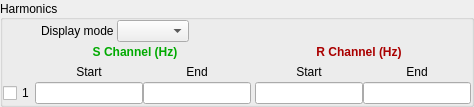
               <widget class="QGroupBox" name="groupBox_settings_harmonics">
                <property name="enabled">
                 <bool>true</bool>
                </property>
                <property name="sizePolicy">
                 <sizepolicy hsizetype="Preferred" vsizetype="Preferred">
                  <horstretch>0</horstretch>
                  <verstretch>0</verstretch>
                 </sizepolicy>
                </property>
                <property name="font">
                 <font>
                  <weight>50</weight>
                  <bold>false</bold>
                 </font>
                </property>
                <property name="title">
                 <string>Harmonics</string>
                </property>
                <property name="alignment">
                 <set>Qt::AlignLeading|Qt::AlignLeft|Qt::AlignVCenter</set>
                </property>
                <property name="flat">
                 <bool>true</bool>
                </property>
                <property name="checkable">
                 <bool>false</bool>
                </property>
                <layout class="QGridLayout" name="gridLayout_5">
                 <property name="leftMargin">
                  <number>0</number>
                 </property>
                 <property name="topMargin">
                  <number>0</number>
                 </property>
                 <property name="rightMargin">
                  <number>0</number>
                 </property>
                 <property name="bottomMargin">
                  <number>0</number>
                 </property>
                 <property name="spacing">
                  <number>0</number>
                 </property>
                 <item row="0" column="0">
                  <layout class="QHBoxLayout" name="horizontalLayout_23">
                   <item>
                    <spacer name="horizontalSpacer_22">
                     <property name="orientation">
                      <enum>Qt::Horizontal</enum>
                     </property>
                     <property name="sizeType">
                      <enum>QSizePolicy::Preferred</enum>
                     </property>
                     <property name="sizeHint" stdset="0">
                      <size>
                       <width>38</width>
                       <height>20</height>
                      </size>
                     </property>
                    </spacer>
                   </item>
                   <item>
                    <widget class="QLabel" name="label_9">
                     <property name="text">
                      <string>Display mode </string>
                     </property>
                     <property name="buddy">
                      <cstring>comboBox_settings_control_dispmode</cstring>
                     </property>
                    </widget>
                   </item>
                   <item>
                    <widget class="QComboBox" name="comboBox_settings_control_dispmode"/>
                   </item>
                   <item>
                    <spacer name="horizontalSpacer_23">
                     <property name="orientation">
                      <enum>Qt::Horizontal</enum>
                     </property>
                     <property name="sizeHint" stdset="0">
                      <size>
                       <width>0</width>
                       <height>20</height>
                      </size>
                     </property>
                    </spacer>
                   </item>
                  </layout>
                 </item>
                 <item row="1" column="0">
                  <layout class="QHBoxLayout" name="horizontalLayout_settings_control_sampref">
                   <property name="spacing">
                    <number>0</number>
                   </property>
                   <item>
                    <spacer name="horizontalSpacer_32">
                     <property name="orientation">
                      <enum>Qt::Horizontal</enum>
                     </property>
                     <property name="sizeType">
                      <enum>QSizePolicy::Fixed</enum>
                     </property>
                     <property name="sizeHint" stdset="0">
                      <size>
                       <width>20</width>
                       <height>20</height>
                      </size>
                     </property>
                    </spacer>
                   </item>
                   <item>
                    <widget class="QLabel" name="label_settings_control_samp">
                     <property name="font">
                      <font>
                       <weight>75</weight>
                       <bold>true</bold>
                      </font>
                     </property>
                     <property name="text">
                      <string>&lt;html&gt;&lt;head/&gt;&lt;body&gt;&lt;p&gt;&lt;span style=&quot; color:#00aa00;&quot;&gt;S Channel (Hz)&lt;/span&gt;&lt;/p&gt;&lt;/body&gt;&lt;/html&gt;</string>
                     </property>
                     <property name="alignment">
                      <set>Qt::AlignCenter</set>
                     </property>
                    </widget>
                   </item>
                   <item>
                    <widget class="QLabel" name="label_settings_control_ref">
                     <property name="font">
                      <font>
                       <weight>75</weight>
                       <bold>true</bold>
                      </font>
                     </property>
                     <property name="text">
                      <string>&lt;html&gt;&lt;head/&gt;&lt;body&gt;&lt;p&gt;&lt;span style=&quot; color:#aa0000;&quot;&gt;R Channel (Hz)&lt;/span&gt;&lt;/p&gt;&lt;/body&gt;&lt;/html&gt;</string>
                     </property>
                     <property name="alignment">
                      <set>Qt::AlignCenter</set>
                     </property>
                    </widget>
                   </item>
                  </layout>
                 </item>
                 <item row="3" column="0">
                  <layout class="QGridLayout" name="gridLayout_settings_control_harms">
                   <property name="leftMargin">
                    <number>0</number>
                   </property>
                   <property name="topMargin">
                    <number>0</number>
                   </property>
                   <property name="rightMargin">
                    <number>0</number>
                   </property>
                   <property name="bottomMargin">
                    <number>0</number>
                   </property>
                   <property name="spacing">
                    <number>0</number>
                   </property>
                   <item row="1" column="5">
                    <widget class="QLineEdit" name="lineEdit_endf1_r">
                     <property name="readOnly">
                      <bool>true</bool>
                     </property>
                    </widget>
                   </item>
                   <item row="0" column="1">
                    <widget class="QLabel" name="label_settings_control_label1">
                     <property name="text">
                      <string>Start</string>
                     </property>
                     <property name="alignment">
                      <set>Qt::AlignCenter</set>
                     </property>
                    </widget>
                   </item>
                   <item row="0" column="5">
                    <widget class="QLabel" name="label_settings_control_label2_r">
                     <property name="text">
                      <string>End</string>
                     </property>
                     <property name="alignment">
                      <set>Qt::AlignCenter</set>
                     </property>
                    </widget>
                   </item>
                   <item row="1" column="2">
                    <widget class="QLineEdit" name="lineEdit_endf1">
                     <property name="readOnly">
                      <bool>true</bool>
                     </property>
                    </widget>
                   </item>
                   <item row="1" column="0">
                    <widget class="QCheckBox" name="checkBox_harm1">
                     <property name="sizePolicy">
                      <sizepolicy hsizetype="Preferred" vsizetype="Fixed">
                       <horstretch>0</horstretch>
                       <verstretch>0</verstretch>
                      </sizepolicy>
                     </property>
                     <property name="text">
                      <string>1</string>
                     </property>
                    </widget>
                   </item>
                   <item row="0" column="3">
                    <spacer name="horizontalSpacer_28">
                     <property name="orientation">
                      <enum>Qt::Horizontal</enum>
                     </property>
                     <property name="sizeType">
                      <enum>QSizePolicy::Fixed</enum>
                     </property>
                     <property name="sizeHint" stdset="0">
                      <size>
                       <width>4</width>
                       <height>20</height>
                      </size>
                     </property>
                    </spacer>
                   </item>
                   <item row="0" column="4">
                    <widget class="QLabel" name="label_settings_control_label1_r">
                     <property name="text">
                      <string>Start</string>
                     </property>
                     <property name="alignment">
                      <set>Qt::AlignCenter</set>
                     </property>
                    </widget>
                   </item>
                   <item row="1" column="4">
                    <widget class="QLineEdit" name="lineEdit_startf1_r">
                     <property name="readOnly">
                      <bool>true</bool>
                     </property>
                    </widget>
                   </item>
                   <item row="0" column="2">
                    <widget class="QLabel" name="label_settings_control_label2">
                     <property name="text">
                      <string>End</string>
                     </property>
                     <property name="alignment">
                      <set>Qt::AlignCenter</set>
                     </property>
                    </widget>
                   </item>
                   <item row="1" column="1">
                    <widget class="QLineEdit" name="lineEdit_startf1">
                     <property name="readOnly">
                      <bool>true</bool>
                     </property>
                    </widget>
                   </item>
                  </layout>
                 </item>
                </layout>
               </widget>
